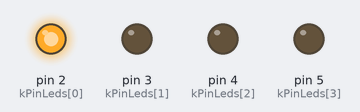
Recording of a sketch running on a simulated Arduino Uno, built with avr-gcc and run on an emulated ATmega328P. Parts: output pins drawn as LEDs (lit = HIGH).

Above: at 0.05 s.
At 0.35 s:
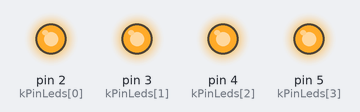
At 0.75 s:
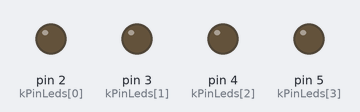
At 1.35 s:
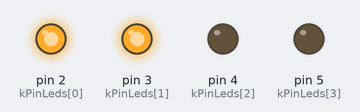
At 2.85 s:
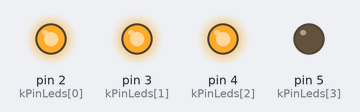
Timing chart, 0 to 3.1 s (numbered marks = the images above):
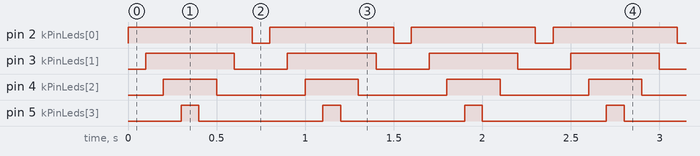

The sketch:

sketch_sep28e.ino
```cpp
const int k_numLEDs = 4;
const int kPinLeds[k_numLEDs] = {2, 3, 4, 5}; // LEDs connected← ! " → to pins 2-5 3 4
void setup() {
  for (int i = 0; i < k_numLEDs; i++) {
    pinMode(kPinLeds[i], OUTPUT);
  }
}
void loop()
{
  for (int i = 0; i < k_numLEDs; i++) {
    digitalWrite(kPinLeds[i], HIGH);
    delay(100);
  }
  for (int i = k_numLEDs - 1; i >= 0; i--) {
    digitalWrite(kPinLeds[i], LOW);
    delay(100);
  }
}
```

Measured:
- by itself, pin 2 (kPinLeds[0]): alternates HIGH for 0.70 s and LOW for 0.10 s
- by itself, pin 3 (kPinLeds[1]): alternates HIGH for 0.50 s and LOW for 0.30 s
- by itself, pin 4 (kPinLeds[2]): alternates HIGH for 0.30 s and LOW for 0.50 s
- by itself, pin 5 (kPinLeds[3]): alternates HIGH for 0.10 s and LOW for 0.70 s
